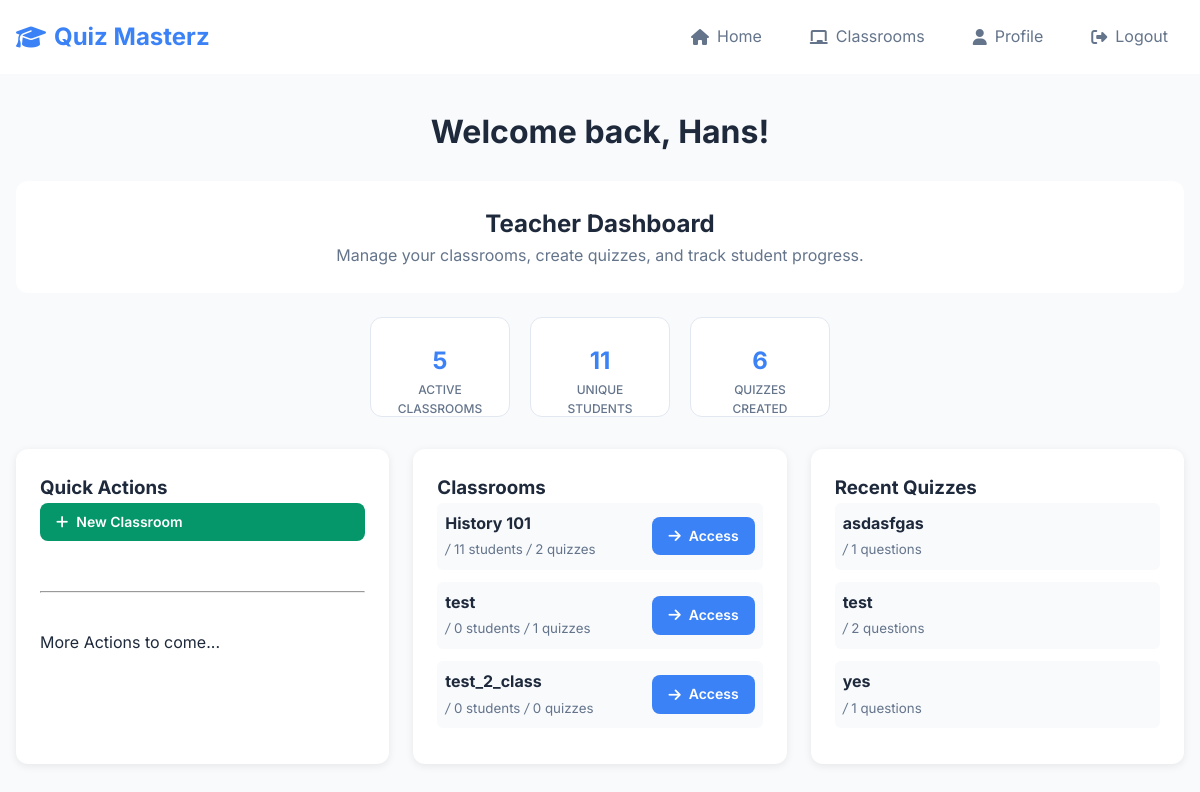
Screenshot of / (signed in) with the database file from the repository.
### website/models.py (models this page shows, shortened)
class User(db.Model, UserMixin):
    id = db.Column(db.Integer, primary_key=True)
    email = db.Column(db.String(150), unique=True)
    password = db.Column(db.String(150))
    first_name = db.Column(db.String(150))
    role = db.Column(db.String(50))
    learning_points = db.Column(db.Integer, default=0)
    classrooms_created = db.relationship('Classroom', foreign_keys='[Classroom.teacher_id]', backref='teacher', lazy=True)
    joined_classrooms = db.relationship('Classroom', secondary=classroom_members,
                                        backref=db.backref('students', lazy='dynamic'),
                                        lazy='dynamic')
    quiz_attempts = db.relationship('StudentQuizAttempt', backref='student', lazy='dynamic')

class Classroom(db.Model):
    id = db.Column(db.Integer, primary_key=True)
    name = db.Column(db.String(100), nullable=False)
    teacher_id = db.Column(db.Integer, db.ForeignKey('user.id'), nullable=False)
    join_code = db.Column(db.String(8), unique=True, nullable=False)
    quizzes = db.relationship('Quiz', secondary=classroom_quizzes,
                              backref=db.backref('classrooms_assigned_to', lazy='dynamic'),
                              lazy='dynamic')
    quiz_attempts = db.relationship('StudentQuizAttempt', backref='classroom', lazy='dynamic')

class Quiz(db.Model):
    id = db.Column(db.Integer, primary_key=True)
    name = db.Column(db.String(150), nullable=False)
    teacher_id = db.Column(db.Integer, db.ForeignKey('user.id'), nullable=False)
    is_published = db.Column(db.Boolean, default=False, nullable=False)
    questions = db.relationship('Question', backref='quiz', lazy='dynamic', cascade="all, delete-orphan")
    teacher = db.relationship('User', backref=db.backref('created_quizzes', lazy='dynamic'))

### website/views.py (the view, shortened to what this page needs)
@views.route('/')
@login_required
def home():
    available_quizzes = []
    return render_template("home.html", user=current_user, available_quizzes=available_quizzes)

### website/__init__.py (called while the page is built)
def create_app():
    app = Flask(__name__)
    app.config['SECRET_KEY'] = 'hjshjhdjah kjshkjdhjs'
    app.config['SQLALCHEMY_DATABASE_URI'] = f'sqlite:///{DB_NAME}'
    db.init_app(app)
    from .views import views
    from .auth import auth
    app.register_blueprint(views, url_prefix='/')
    app.register_blueprint(auth, url_prefix='/')
    with app.app_context():
        db.create_all()
    from .models import User, Classroom, Quiz, Question, Answer, StudentQuizAttempt
    login_manager = LoginManager()
    login_manager.login_view = 'auth.login'
    login_manager.init_app(app)
    @login_manager.user_loader
    def load_user(id):
        return User.query.get(int(id))
    return app

### website/templates/home.html (shortened to what this page needs)
{% extends "base.html" %}
{% block content %}
<div class="container">
    <div class="text-center mb-4">
        <h1>Welcome back, {{ user.first_name }}!</h1>
    </div>
    {% if user.role == 'teacher' %}
        <div class="row mb-4">
            <div class="col-12">
                <div class="card">
                    <div class="card-body text-center">
                        <h2>Teacher Dashboard</h2>
                        <p class="text-muted mb-0">Manage your classrooms, create quizzes, and track student progress.</p>
                    </div>
                </div>
            </div>
        </div>
        <div class="stats-row">
            <div class="stat-card stat-card-secondary">
                <div class="stat-number-secondary">{{ user.classrooms_created|length }}</div>
                <div class="stat-label-secondary">Active Classrooms</div>
            </div>
            <div class="stat-card stat-card-secondary">
                <div class="stat-number-secondary">
                    {% set unique_students = [] %}
                    {% for classroom in user.classrooms_created %}
                        {% for student in classroom.students %}
                            {% if student.id not in unique_students %}
                                {% set _ = unique_students.append(student.id) %}
                            {% endif %}
                        {% endfor %}
                    {% endfor %}
                    {{ unique_students|length }}
                </div>
                <div class="stat-label-secondary">Unique Students</div>
            </div>
            <div class="stat-card stat-card-secondary">
                <div class="stat-number-secondary">{{ user.created_quizzes.count() }}</div>
                <div class="stat-label-secondary">Quizzes Created</div>
            </div>
        </div>
        <div class="dashboard-grid">
            <div class="dashboard-card">
                <h3> Quick Actions</h3>
                <div class="quick-actions">
                    <a href="{{ url_for('views.create_classroom') }}" class="btn btn-success btn-sm">
                        <i class="fas fa-plus"></i> New Classroom</a>
                        <br>
                        <hr>
                        <br>
                </div> More Actions to come...
            </div>
            {% if user.classrooms_created|length > 0 %}
            <div class="dashboard-card">
                <h3> Classrooms</h3>
                {% for classroom in user.classrooms_created[:3] %}
                    <div class="classroom-info-box d-flex justify-content-between align-items-center">
                        <div>
                            <strong>{{ classroom.name }}</strong>
                            <br>
                            <small class="classroom-meta">
                                <i>/</i> {{ classroom.students.count() }} students
                                <i>/</i> {{ classroom.quizzes.count() }} quizzes
                            </small>
                        </div>
                        <div>
                            <a href="{{ url_for('views.edit_classroom', classroom_id=classroom.id) }}" class="btn btn-sm btn-primary">
                                <i class="fas fa-arrow-right"></i> Access
                            </a>
                        </div>
                    </div>
                {% endfor %}
            </div>
            {% endif %}
            {% if user.created_quizzes.count() > 0 %}
            <div class="dashboard-card">
                <h3> Recent Quizzes</h3>
                {% for quiz in user.created_quizzes[:3] %}
                    <div class="classroom-info-box">
                        <strong>{{ quiz.name }}</strong>
                        <br>
                        <small class="classroom-meta">
                            <i >/</i> {{ quiz.questions.count() }} questions
                        </small>
                    </div>
                {% endfor %}
            </div>
            {% endif %}
        </div>    {% endif %}
</div>
{% endblock %}

### website/static/css/style.css (style rules this page uses)
:root { --primary: #3b82f6; --secondary: #64748b; --success: #059669; --warning: #f59e0b; --danger: #dc2626; --bg: #f8fafc; --surface: #fff; --text: #1e293b; --text-muted: #64748b; --border: #e2e8f0; }
* { margin: 0; padding: 0; box-sizing: border-box; }
body { font-family: Inter, sans-serif; line-height: 1.6; color: var(--text); background: var(--bg); }
.container { max-width: 1200px; margin: 0 auto; padding: 0 1rem; }
.btn { display: inline-flex; align-items: center; gap: 0.5rem; padding: 0.75rem 1.5rem; border: none; border-radius: 8px; font-weight: 600; text-decoration: none; cursor: pointer; transition: all 0.2s; }
.btn-primary { background: var(--primary); color: white; }
.btn-success { background: var(--success); color: white; }
.btn-sm { padding: 0.5rem 1rem; font-size: 0.875rem; }
.card { background: var(--surface); border-radius: 12px; overflow: hidden; }
.card-body { padding: 1.5rem; }
.text-muted { color: var(--text-muted); }
.text-center { text-align: center; }
.d-flex { display: flex; }
.justify-content-between { justify-content: space-between; }
.align-items-center { align-items: center; }
.mb-4 { margin-bottom: 1.5rem; }
.mb-0 { margin-bottom: 0; }
.row { display: flex; flex-wrap: wrap; margin: 0 -0.5rem; }
.col-12 { flex: 0 0 100%; padding: 0 0.5rem; }
.stats-row { display: flex; justify-content: center; gap: 20px; margin: 1.5rem 0; flex-wrap: wrap; }
.stat-card { background: white; padding: 1.5rem; border-radius: 12px; text-align: center; }
.stat-card-secondary { background: white; border: 1px solid var(--border); width: 140px; height: 100px; }
.stat-number-secondary { font-size: 1.5rem; font-weight: 700; color: var(--primary); }
.stat-label-secondary { color: var(--text-muted); font-size: 0.75rem; font-weight: 500; text-transform: uppercase; }
.dashboard-grid { display: grid; grid-template-columns: repeat(auto-fit, minmax(300px, 1fr)); gap: 1.5rem; margin-top: 2rem; }
.dashboard-card { background: white; padding: 1.5rem; border-radius: 12px; box-shadow: 0 2px 8px rgba(0,0,0,0.08); }
.quick-actions { display: flex; flex-direction: column; gap: 0.75rem; }
.classroom-info-box { margin-bottom: 0.75rem; padding: 0.5rem; background: var(--bg); border-radius: 6px; }
.classroom-meta { color: var(--text-muted); }

### rows the page displays
User: first_name "Hans"
Classroom: name "History 101", students.count "11", quizzes.count "2"
Classroom: name "test", students.count "0", quizzes.count "1"
Classroom: name "test_2_class", students.count "0", quizzes.count "0"
Quiz: name "asdasfgas", questions.count "1"
Quiz: name "test", questions.count "2"
Quiz: name "yes", questions.count "1"

### other values shown
{{ user.classrooms_created|length }} "5"
{{ unique_students|length }} "11"
{{ user.created_quizzes.count() }} "6"
